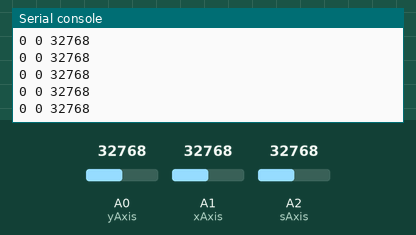
This program was run on a simulated CircuitPython board. On the bench: the last lines printed to the serial console. The inputs (shaded band) are chosen by the test bench; at power-on: A0 (yAxis) = 32768, A1 (xAxis) = 32768, A2 (sAxis) = 32768 (analog values on the 0–65535 scale).

Above: at 1.2 s.
1.3 s: A0 (yAxis) set to 45874
At 1.31 s:
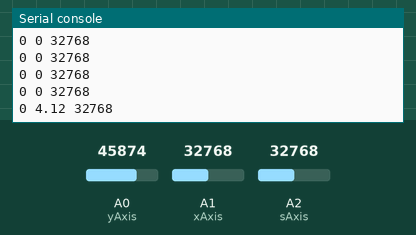
2.8 s: A1 (xAxis) set to 45874
At 2.81 s:
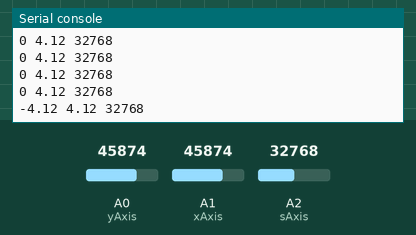
4.3 s: A2 (sAxis) set to 45874
At 4.32 s:
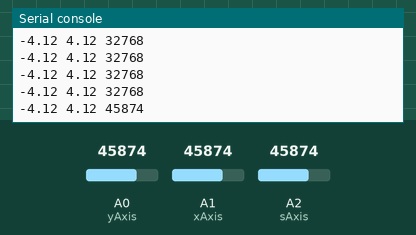
5.8 s: A0 (yAxis) set to 57670
At 5.82 s:
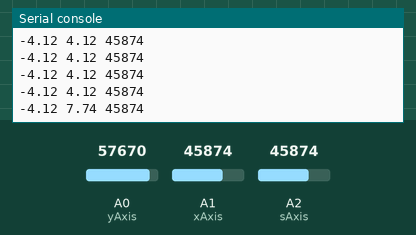
7.3 s: A1 (xAxis) set to 57670
At 7.33 s:
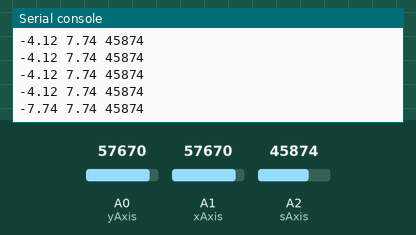
8.8 s: A2 (sAxis) set to 57670
At 8.84 s:
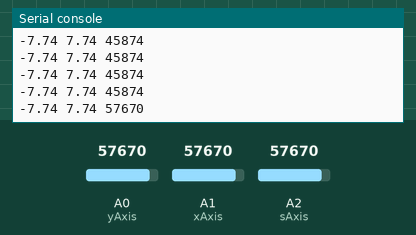
Timing chart, 0 to 11.3 s (numbered marks = the images above; inputs shaded):
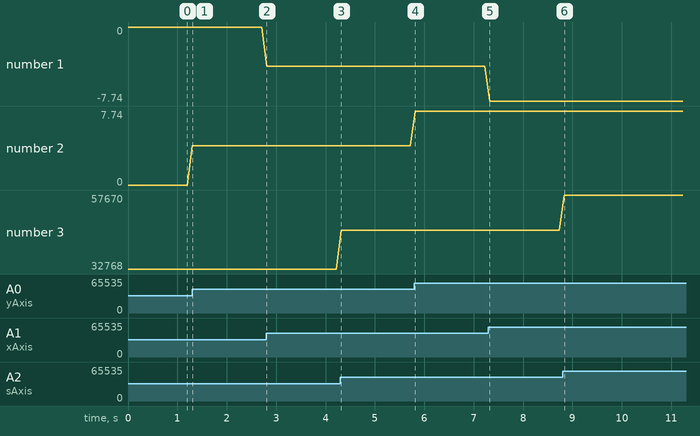

Measured:
- after the input at 1.3 s, the serial console: prints a new line at once (image 1)
- after the input at 2.8 s, the serial console: prints a new line at once (image 2)
- after the input at 4.3 s, the serial console: prints a new line at once (image 3)
- after the input at 5.8 s, the serial console: prints a new line at once (image 4)
- after the input at 7.3 s, the serial console: prints a new line at once (image 5)
- after the input at 8.8 s, the serial console: prints a new line at once (image 6)
- plotted number 1: 0 → -4.12 after the input at 2.8 s, -4.12 → -7.74 after the input at 7.3 s
- plotted number 2: 0 → 4.12 after the input at 1.3 s, 4.12 → 7.74 after the input at 5.8 s

The program:

Joystick_slider.py
```python
import board
from analogio import AnalogIn
import usb_hid
import time


xAxis = AnalogIn(board.A1)
yAxis = AnalogIn(board.A0)
sAxis = AnalogIn(board.A2)

in_min,in_max,out_min,out_max = (0, 65000, -10, 10)
filter_joystick_deadzone = lambda x: round(((x - in_min) * (out_max - out_min) / (in_max - in_min) + out_min),2 ) if abs(x-33500) > 1000 else 0


while True:
    x_offset = filter_joystick_deadzone(xAxis.value) * -1 #Invert axis
    y_offset = filter_joystick_deadzone(yAxis.value)

    print(x_offset,y_offset,sAxis.value)
    time.sleep(0.1)
```
